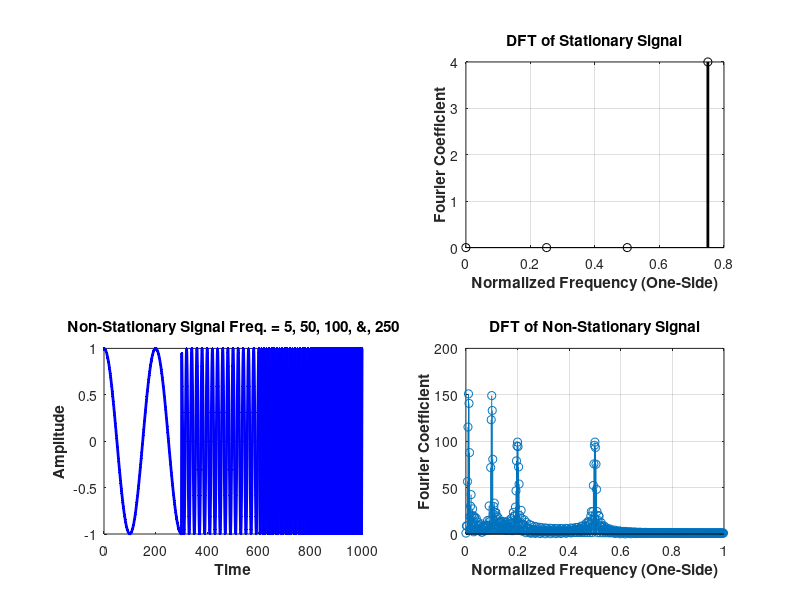

The MATLAB source for this figure: (Note: this script raises an error after producing the figure.)
clear all
%close all
clc

%Provide the Sampling Frequency and Frequency.............
fs = 8;
t = (0+(1/fs)):(1/fs):1;
f = 1;
f1 = 10;

%Generate the Cosine Singnal.................
x = sin(2*pi*5*t + (pi/3));
plot(x, '-b', 'LineWidth', 2), grid on;
title('A Stationary Signal', 'FontWeight', 'Bold')
xlabel('Time', 'FontWeight', 'Bold')
ylabel('Amplitude', 'FontWeight', 'Bold')

% Take fft...............
x_fft = abs(fft(x));
% figure,
subplot(2,2,2)
x_feq = 0:1/(fs/2):1-(1/(fs/2));
stem(x_feq, x_fft(1:length(x_fft)/2), '-k', 'LineWidth', 2)
grid on
title('DFT of Stationary Signal', 'FontWeight', 'Bold')
xlabel('Normalized Frequency (One-Side)', 'FontWeight', 'Bold')
ylabel('Fourier Coefficient', 'FontWeight', 'Bold')

%% ..............Generation of Non-Stationary Signal.......
%Select another Sampling Frequency......
fs1 = 1000;
t1 = (0+(1/fs1)):(1/fs1):1;
sig = zeros(1,1000);

%frequency = 5, for first 300 time span.............
fa = 5;
t2 = t1(1,1:300);
sig1 = cos(2*pi*fa*t2);


%frequency = 10, for next 300 time span.............
fb = 50;
t3 = t1(1,301:600);
sig2 = cos(2*pi*fb*t3);

%frequency = 100, for next 200 time span.............
fc = 100;
t4 = t1(1,601:800);
sig3 = cos(2*pi*fc*t4);

%frequency = 250, for last 200 time span.............
fd = 250;
t5 = t1(1,801:1000);
sig4 = cos(2*pi*fd*t5);

sig = [sig1 sig2 sig3 sig4];
% figure,
subplot(2,2,3)
plot(sig, '.-b', 'LineWidth', 2) %Plot the non-stationary signal....
title(['Non-Stationary Signal', ' Freq. = ', num2str(fa), ', ', num2str(fb), ', ', num2str(fc), ', ', '&', ', ', num2str(fd)], 'FontWeight', 'Bold')
xlabel('Time', 'FontWeight', 'Bold')
ylabel('Amplitude', 'FontWeight', 'Bold')

% Take fft...............
sig_fft = abs(fft(sig));
x_feq1 = 0:1/(fs1/2):1-(1/(fs1/2));
% figure,
subplot(2,2,4)
stem(x_feq1, sig_fft(1:length(sig_fft)/2))
grid on
title('DFT of Non-Stationary Signal', 'FontWeight', 'Bold')
xlabel('Normalized Frequency (One-Side)', 'FontWeight', 'Bold')
ylabel('Fourier Coefficient', 'FontWeight', 'Bold')

% STFT 
stft = STFT_fun(sig, 2, 100);
figure,
surf(stft)
xlabel('Frequency in Hz');
ylabel('Time in sec');
zlabel('Amplitude');


